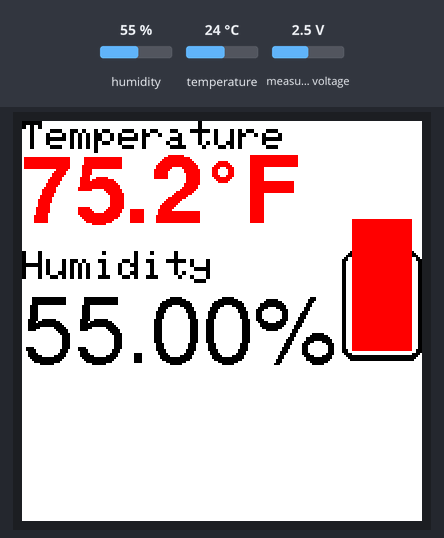
The sketch below on a simulated ESP8266 (NodeMCU). Parts: 200×200 colour display. The test bench sets the inputs (shaded band); at power-on: humidity 55 %, temperature 24 °C, measured voltage 2.5 V. WiFi joins after 1.5 s; servers stay silent unless stated; uploads are accepted with an empty reply; EEPROM starts erased; not simulated (calls return 0 or success): private.h; what the sketch prints to the serial monitor is not drawn. At 16.9 s the program puts the board to deep sleep or switches it off; the recording ends there.

Above: at 16.87 s.

The sketch:

ESP8266_TEMP_SENSOR.ino
```cpp
#include <ESP8266WiFi.h>
//#include <WiFiClient.h>
#include <ESP8266WebServer.h>
#include <ESP8266mDNS.h>
#include <Wire.h>
#include <Adafruit_Sensor.h>
#include <ESP8266HTTPClient.h>
#include <Adafruit_BME280.h>
#include <Wire.h>
#include <Adafruit_ADS1015.h>
#include <EEPROM.h>
#include "Adafruit_ThinkInk.h"
#include <Fonts/FreeSansBold24pt7b.h>
#include <Fonts/FreeSans24pt7b.h>

#include "private.h"      //Has content private to my setup, like WiFi SSID and password as well as server addresses and api keys.

//Defined in private.h

//#define STASSID ""
//#define STAPSK  ""

//#define SERVER_IP ""

#define DEV_MODE true                 //This is used for printing various debug info to the serial port.

#define VOLTAGE_DIVIDER_FACTOR .5       //I'm using two 10k resistors in the voltage divider

#define VOLTAGE_MULTIPLIER 0.125        //Each single value on the ADS1115 ADC represents 0.125 V as configured (GAIN_ONE)

//EEPROM Address locations
#define LOOP_TRACKER        0x000     //This is the 8bit int value that tracks which loop we're on. eInk display refreshes on every third loop
#define LAST_TEMP_WHOLE     0x001     //This is the 8bit int value for the whole number part of the last temp
#define LAST_TEMP_DECIMAL   0x002     //This is the 8bit int value representing the decimal portion of the temp

#define HAS_DISPLAY true

#ifdef HAS_DISPLAY

//EINK display constants
#define TEMP_START_Y 50
#define HUMIDITY_START_Y 120
#define BATT_START_Y 65
#define BATT_START_X 160
#define BATT_WIDTH 40
#define BATT_HEIGHT 55
#define BATT_TERMINAL_WIDTH 20
#define BATT_TERMINAL_HEIGHT 10

#define EPD_BUSY    -1
#define EPD_RESET   1

#define SD_CS 2
#define SRAM_CS 3
#define EPD_CS 0
#define EPD_DC 15

ThinkInk_154_Tricolor_Z90 display(EPD_DC, EPD_RESET, EPD_CS, SRAM_CS, EPD_BUSY);

#endif

Adafruit_BME280 bme;
Adafruit_ADS1115 ads;

float voltage = 0;
float temperature = 0;
float humidity = 0;

//Unique to each device
String SENSOR_ID = "605aa2f0ea6fb36471aaf5a6";

void setup() {

  Serial.begin(115200);
  while (!Serial);   // time to get serial running
  Serial.println(F("Connecting to BME280 sensor"));

  EEPROM.begin(512);

  //Connect to the BME280 Sensor
  unsigned status;

  status = bme.begin(0x76);

  if (!status) {
    Serial.println("Could not find a valid BME280 sensor, check wiring, address, sensor ID!");
    Serial.print("SensorID was: 0x"); Serial.println(bme.sensorID(), 16);
    Serial.print("        ID of 0xFF probably means a bad address, a BMP 180 or BMP 085\n");
    Serial.print("   ID of 0x56-0x58 represents a BMP 280,\n");
    Serial.print("        ID of 0x60 represents a BME 280.\n");
    Serial.print("        ID of 0x61 represents a BME 680.\n");
//    while (1) delay(10);
  } else {
    Serial.println("Successfully connected to sensor");
  }

//  Connect to the ADS1115
  ads.setGain(GAIN_ONE);
  ads.begin();


  Serial.println("Connecting to WiFi");

  volatile int WiFiConnectionTimeout = 0;
  Serial.println(STASSID);
  WiFi.begin(STASSID, STAPSK);

  while (WiFi.status() != WL_CONNECTED) {

    if (WiFiConnectionTimeout == 10000) {

      //log an error connecting to Wifi
      //Reset ESP8266
      Serial.println("WiFi Connection timeout exceeded. Restart ESP.");
      ESP.restart();

    }

    delay(500);
    Serial.print(".");
    WiFiConnectionTimeout += 500;

  }

    Serial.println("");
    Serial.println("WiFi connected");
    Serial.println("IP address: ");
    Serial.println(WiFi.localIP());

    Serial.println("\nSuccesfully connected to Wifi!");

    delay(100);

    #ifdef DEV_MODE
    printMAC();
    #endif

    #ifdef HAS_DISPLAY
    display.begin(THINKINK_TRICOLOR);
    #endif

//    delay(100000);

}

void printMAC() {

  byte MAC[6];

  WiFi.macAddress(MAC);

  Serial.print("MAC Address: ");
  Serial.print(MAC[0], HEX);
  Serial.print(":");
  Serial.print(MAC[1], HEX);
  Serial.print(":");
  Serial.print(MAC[2], HEX);
  Serial.print(":");
  Serial.print(MAC[3], HEX);
  Serial.print(":");
  Serial.print(MAC[4], HEX);
  Serial.print(":");
  Serial.println(MAC[5], HEX);

}

void loop() {

  voltage = ads.readADC_SingleEnded(0) * VOLTAGE_MULTIPLIER / VOLTAGE_DIVIDER_FACTOR / 1000.0;
  temperature = bme.readTemperature();
  humidity = bme.readHumidity();

  makePostToServer();

  #ifdef HAS_DISPLAY
  //Check to see which loop this is
  //If this is the 3rd loop update the eInk display
  int loopCount = EEPROM.read(LOOP_TRACKER);

  if (loopCount % 3 == 0) {

      updateDisplay();

  }

  EEPROM.write(LOOP_TRACKER, loopCount + 1);
  EEPROM.commit();

  #endif


  Serial.println("Sleeping....");
  ESP.deepSleep(60e6, WAKE_RF_DEFAULT);
  delay(60000);
}

void updateDisplay() {

  display.clearBuffer();

  display.setCursor(0, 0);
  display.setFont();
  display.setTextSize(2);
  display.setTextColor(EPD_BLACK);
  display.print("Temperature");

  display.setFont(&FreeSansBold24pt7b);
  display.setTextSize(1);
  display.setTextColor(EPD_RED);
  display.setCursor(0, TEMP_START_Y);
  display.print(String(((temperature * 9.0 / 5.0) + 32.0), 1));

  display.fillCircle(100, TEMP_START_Y - 25, 5, EPD_RED);  //Degrees Symbol
  display.fillCircle(100, TEMP_START_Y - 25, 2, EPD_WHITE);  //Degrees Symbol

  display.setCursor(110, TEMP_START_Y);
  display.print("F");

  display.setFont();
  display.setTextSize(2);
  display.setTextColor(EPD_BLACK);
  display.setCursor(0, TEMP_START_Y + 15);
  display.print("Humidity");

  display.setFont(&FreeSans24pt7b);
  display.setTextSize(1);
  display.setCursor(0, HUMIDITY_START_Y);
  display.setTextColor(EPD_BLACK);
  display.print(String(humidity) + "%");

  //Battery
  int batteryMaxHeight = 45;
  int batteryHeight = int(float(batteryMaxHeight) * ((voltage-2.5)/(4.2-2.5)));


  display.fillRoundRect(BATT_START_X + ((BATT_WIDTH - BATT_TERMINAL_WIDTH)/2), BATT_START_Y - 5, 20, 10, 4, EPD_BLACK); //positive terminal

  display.fillRoundRect(BATT_START_X, BATT_START_Y, BATT_WIDTH, BATT_HEIGHT, 6, EPD_BLACK);
  display.fillRoundRect(BATT_START_X + 2, BATT_START_Y + 2, BATT_WIDTH - 4, BATT_HEIGHT - 5, 4, EPD_WHITE);

  //Battery fill
  display.fillRect(BATT_START_X+5, BATT_START_Y + 5 + batteryMaxHeight - batteryHeight, BATT_WIDTH-10, batteryHeight, EPD_RED);

  display.display();

}

void makePostToServer() {

  if ((WiFi.status() == WL_CONNECTED)) {

      WiFiClient client;
    HTTPClient http;

    http.begin(SERVER_IP);

    http.addHeader("Content-Type", "application/json");


    String httpData = "{\"sensorId\":\"" + SENSOR_ID + "\", \"temperature\": " + String(temperature) + ",\"humidity\": " + String(humidity) + ", \"batteryLevel\": " + String(voltage) + "}";

    int httpResponseCode = http.POST(httpData);

    if (httpResponseCode > 0) {

      Serial.print("HTTP Code: ");
      Serial.println(httpResponseCode);

      String payload = http.getString();
      Serial.println(payload);

    } else {

      Serial.println("There was an error");
      Serial.println(http.errorToString(httpResponseCode).c_str());

    }

    http.end();
  }

}
```
